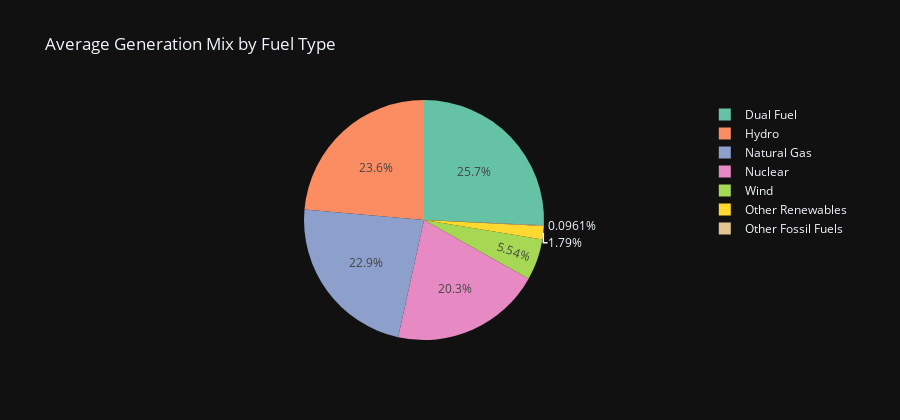

The notebook cell this image was saved under:
### Markdown cell above
## 4. Fuel Mix Analysis

What generates the electricity? NYISO's fuel mix shows the real-time contribution of each source — this is the "carbon content" signal and is increasingly important for ESG reporting and demand-side programs.

### Code cell
# Average generation by fuel type
fuel_avg = (
    df_fuel
    .groupby('fuel_type')['gen_mw']
    .mean()
    .sort_values(ascending=False)
    .reset_index()
)

fig = px.pie(
    fuel_avg,
    values='gen_mw',
    names='fuel_type',
    title='Average Generation Mix by Fuel Type',
    template='plotly_dark',
    color_discrete_sequence=px.colors.qualitative.Set2
)
fig.update_layout(height=420)
fig.show()

### Figure 1 — Plotly figure (JSON) as saved in the notebook; plotly's stock layout.template omitted (floating-point values rounded to 4 significant figures)
{"data": [{"domain": {"x": [0, 1], "y": [0, 1]}, "hovertemplate": "fuel_type=%{label}<br>gen_mw=%{value}<extra></extra>", "labels": ["Dual Fuel", "Hydro", "Natural Gas", "Nuclear", "Wind", "Other Renewables", "Other Fossil Fuels"], "legendgroup": "", "name": "", "showlegend": true, "type": "pie", "values": [3753.0, 3445.0, 3348.0, 2966.0, 808.3, 261.4, 14.02]}], "layout": {"height": 420, "legend": {"tracegroupgap": 0}, "piecolorway": ["rgb(102,194,165)", "rgb(252,141,98)", "rgb(141,160,203)", "rgb(231,138,195)", "rgb(166,216,84)", "rgb(255,217,47)", "rgb(229,196,148)", "rgb(179,179,179)"], "title": {"text": "Average Generation Mix by Fuel Type"}}}
